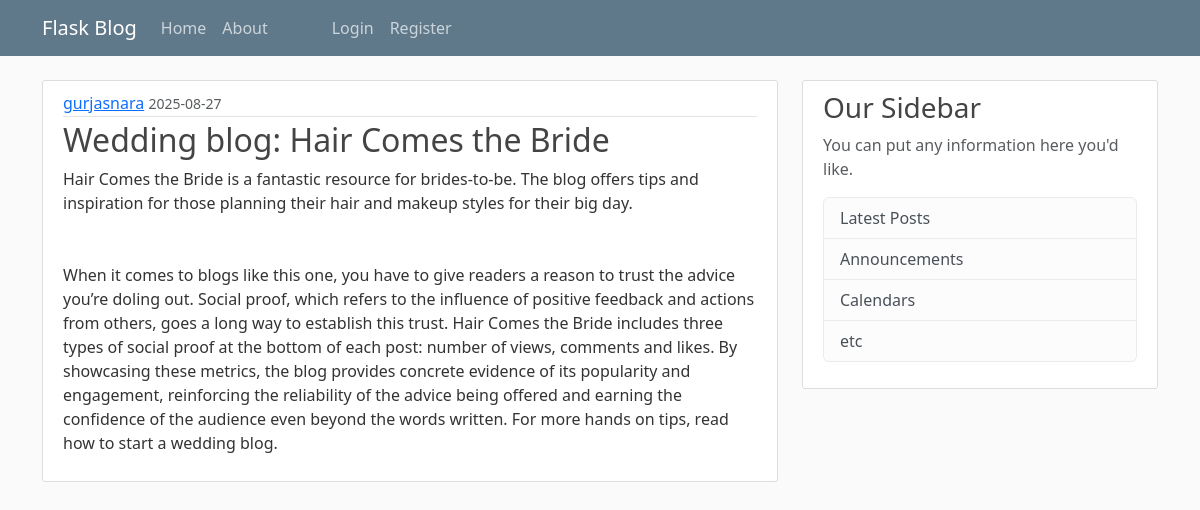
/post/6, run on the app's committed database.
### app/models.py (models this page shows, shortened)
class User(db.Model, UserMixin):
    id = db.Column(db.Integer , primary_key = True)
    username = db.Column(db.String(20) , unique=True, nullable=False )
    email = db.Column(db.String(120) , unique=True, nullable=False )
    image_file = db.Column(db.String(40) , nullable=False, default='default.jpg')
    password = db.Column(db.String(60), nullable=False)
    posts = db.relationship('Post', backref = 'author' , lazy = True)

class Post(db.Model):
    id = db.Column(db.Integer, primary_key=True)
    title = db.Column(db.String(100), nullable = False)
    date_posted = db.Column(db.DateTime, nullable= False, default = datetime.utcnow )
    content = db.Column(db.Text, nullable=False)
    user_id = db.Column(db.Integer , db.ForeignKey('user.id'), nullable=False)

### app/routes.py (the view)
@app.route("/post/<int:post_id>")
def post(post_id):
    post = Post.query.get_or_404(post_id)
    return render_template('post.html', title=post.title, post=post)

### app/templates/post.html (shortened to what this page needs)
{% extends "layout.html"%}
{%block content%}
    <article class="media content-section">
    <div class="media-body">
        <div class="article-metadata">
        <a class="mr-2" href="#">{{ post.author.username }}</a>
        <small class="text-muted">{{ post.date_posted.strftime('%Y-%m-%d')}}</small>
        </div>
        <h2 class="article-title"> {{ post.title }}</h2>
        <p class="article-content">{{ post.content }}</p>
    </div>
    </article>
 {% endblock%}

### app/static/styles.css (style rules this page uses)
body { background: #fafafa; color: #333333; margin-top: 5rem; }
h1, h2, h3, h4, h5, h6 { color: #444444; }
.content-section { background: #ffffff; padding: 10px 20px; border: 1px solid #dddddd; border-radius: 3px; margin-bottom: 20px; }
.article-title { color: #444444; }
.article-content { white-space: pre-line; }
.article-metadata { padding-bottom: 1px; margin-bottom: 4px; border-bottom: 1px solid #e3e3e3 }

### data on the page
User: author.username "gurjasnara"
Post: date_posted "2025-08-27", title "Wedding blog: Hair Comes the Bride", content "Hair Comes the Bride is a fantastic resource for brides-to-be. The blog offers tips and inspiration for those planning their hair and makeup styles for their big day. When it comes to blogs like this one, you have to give readers a reason to trust the advice you’re doling out. Social proof, which refers to the influence of positive feedback and actions from others, goes a long way to establish this trust. Hair Comes the Bride includes three types of social proof at the bottom of each post: number of views, comments and likes. By showcasing these metrics, the blog provides concrete evidence of its popularity and engagement, reinforcing the reliability of the advice being offered and earning…"
